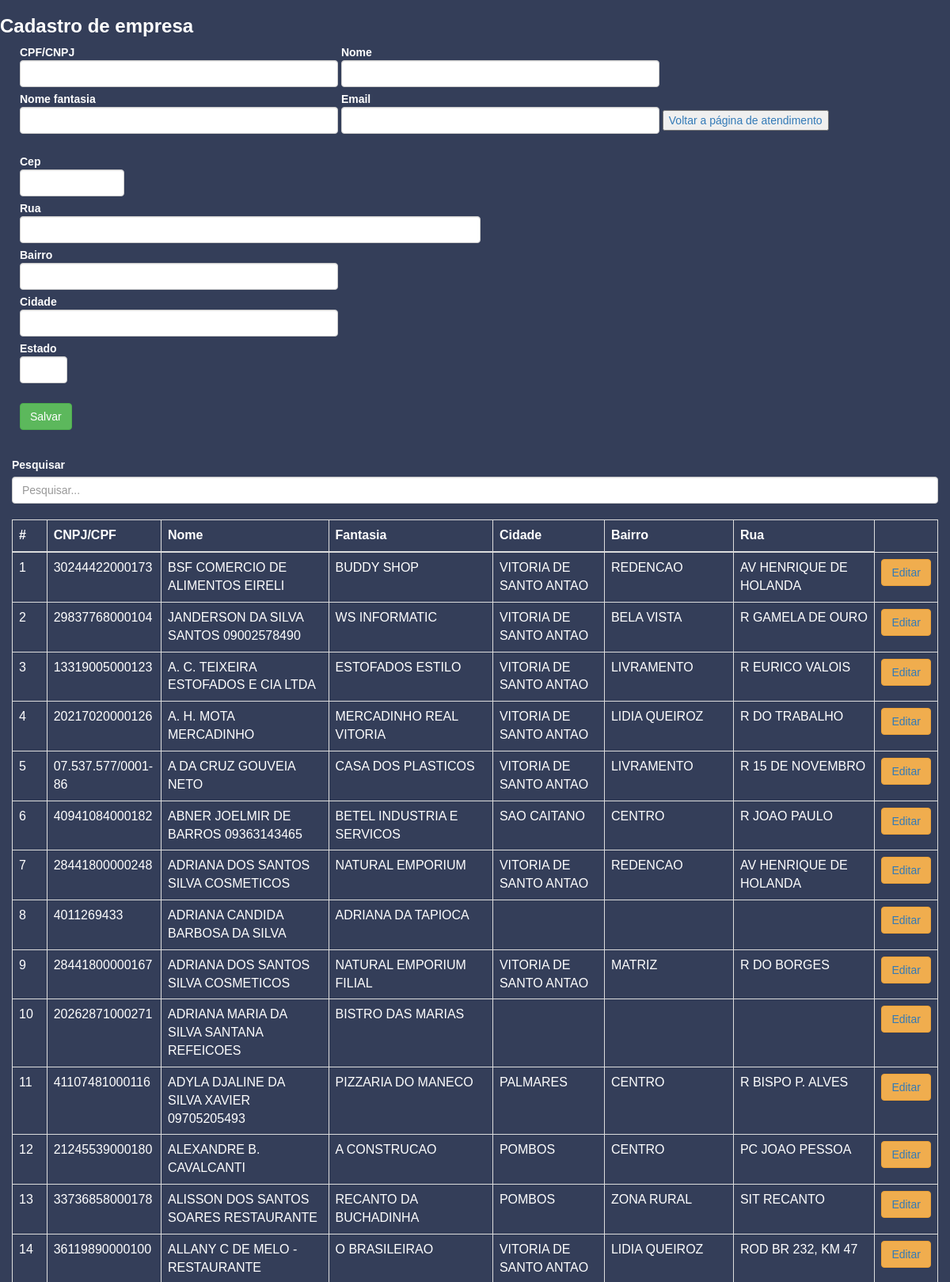
Screenshot of /createEmpresa (upper part) with the database file from the repository.
### royalcontrol/models.py (models this page shows)
class Empresa(models.Model):
    id = models.UUIDField(primary_key=True, default=uuid.uuid4, editable=False)
    codigo = models.UUIDField(default=uuid.uuid4, editable=False)
    nome = models.CharField(max_length=32)
    nomeFantasia = models.CharField(max_length=32, null=True)
    cnpjCpf = models.CharField(max_length=17, unique=True, null=True)
    email = models.CharField(max_length=22, null=True)
    endereco = JSONField(null=True, blank=True)
    created_at = models.DateTimeField(auto_now_add=True)
    updated_at = models.DateTimeField(auto_now=True)

### royalcontrol/views.py (the view)
# urls.py: path('createEmpresa', views.createEmpresa, name="createEmpresa"),
def createEmpresa(request):
    empresas = Empresa.objects.all()
    form = {}
    if request.method == 'POST':
        dataPost = postFormCopy(request.POST.copy(), ['endereco'])
        form = EmpresaForm(dataPost)
        if form.is_valid():
            form.create(validated_data=form.cleaned_data)
            return redirect('createEmpresa')
    return render(request, 'cadEmpresa.html', {'form': form, 'empresas' : empresas})

### royalcontrol/templates/cadEmpresa.html (shortened to what this page needs)
{% extends 'base.html' %}
{% block content %}
<h3>Cadastro de empresa</h3>
<div class="card">
    <div style="margin-left: 25px;" class="card-body">
        <form action="" method="POST">
            <label for="cnpjCpf">CPF/CNPJ
            <input size="40" name="cnpjCpf" onblur="consultaCNPJ(this.value);" class="form-control" ></label>
            <label for="nome">Nome
            <input size="40" type="text" name="nome" id="nome" class="form-control"></label>
            <label for="nomeFantasia">Nome fantasia
            <input size="40" name="nomeFantasia" id="nomeFantasia" class="form-control" ></label>
            <label for="email">Email
            <input size="40" name="email" id="email" class="form-control"></label>
            <button><a href="{% url 'cadAtendimento' %}">Voltar a página de atendimento</a></button>
<br><br>
            <label>Cep <input name="endereco[cep]" type="text" id="cep" value="" size="10" maxlength="9" class="form-control" /></label><br />
            <label>Rua<input name="endereco[rua]" type="text" id="rua" size="60" class="form-control" /></label><br />
            <label>Bairro <input name="endereco[bairro]" type="text" id="bairro" size="40" class="form-control" class="form-control" /></label><br />
            <label>Cidade <input name="endereco[cidade]" type="text" id="cidade" size="40" class="form-control" /></label><br />
            <label>Estado <input name="endereco[uf]" type="text" id="uf" size="2" class="form-control" /></label><br />
<br>
            <button onclick="funcao1()" type="submit"  class="btn btn-success mt-2">Salvar</button>
        </form>
    </div>
</div>
<br>
<div class="container" style="width: 100%;">
    <label for="">Pesquisar</label>
    <input class="form-control" id="myInput" type="text" placeholder="Pesquisar...">
    <br>
    <table class="table table-bordered table-striped">
      <thead>
        <tr>
        <th scope="col">#</th>
        <th scope="col">CNPJ/CPF</th>
        <th scope="col">Nome</th>
        <th scope="col">Fantasia</th>
        <th scope="col">Cidade</th>
        <th scope="col">Bairro</th>
        <th scope="col">Rua</th>
        </tr>
      </thead>
      <tbody id="myTable">
        {% for empresa in empresas %}
          <tr>
            <td scope="row">{{ forloop.counter }}</td>
            <td>{{ empresa.cnpjCpf }}</td>
            <td>{{ empresa.nome }}</td>
            <td>{{ empresa.nomeFantasia }}</td>
            <td>{{ empresa.endereco.cidade }}</td>
            <td>{{ empresa.endereco.bairro }}</td>
            <td>{{ empresa.endereco.rua }}</td>
            <td><button  class="btn btn-warning"><a href="{% url 'redUpdateEmpresa' empresa.id %}">Editar</a></button></td>
          </tr>
        {% endfor %}
      </tbody>
    </table>
</div>
{% endblock %}

### royalcontrol/templates/base.html (style rules this page uses)
label { color: white !important; }
td, th { padding: 0; background: #343E59; color: white; }
body { background: #343E59; font-family: Arial, Helvetica, sans-serif; }
h1, h2, h3, h4, h5, h6, strong { font-weight: 600; color: white; }

### rows the page displays
Empresa: cnpjCpf "30244422000173", nome "BSF COMERCIO DE ALIMENTOS EIRELI", nomeFantasia "BUDDY SHOP", endereco.cidade "VITORIA DE SANTO ANTAO", endereco.bairro "REDENCAO", endereco.rua "AV HENRIQUE DE HOLANDA"
Empresa: cnpjCpf "29837768000104", nome "JANDERSON DA SILVA SANTOS 09002578490", nomeFantasia "WS INFORMATIC", endereco.cidade "VITORIA DE SANTO ANTAO", endereco.bairro "BELA VISTA", endereco.rua "R GAMELA DE OURO"
Empresa: cnpjCpf "13319005000123", nome "A. C. TEIXEIRA ESTOFADOS E CIA LTDA", nomeFantasia "ESTOFADOS ESTILO", endereco.cidade "VITORIA DE SANTO ANTAO", endereco.bairro "LIVRAMENTO", endereco.rua "R EURICO VALOIS"
Empresa: cnpjCpf "20217020000126", nome "A. H. MOTA MERCADINHO", nomeFantasia "MERCADINHO REAL VITORIA", endereco.cidade "VITORIA DE SANTO ANTAO", endereco.bairro "LIDIA QUEIROZ", endereco.rua "R DO TRABALHO"
Empresa: cnpjCpf "07.537.577/0001-86", nome "A DA CRUZ GOUVEIA NETO", nomeFantasia "CASA DOS PLASTICOS", endereco.cidade "VITORIA DE SANTO ANTAO", endereco.bairro "LIVRAMENTO", endereco.rua "R 15 DE NOVEMBRO"
Empresa: cnpjCpf "40941084000182", nome "ABNER JOELMIR DE BARROS 09363143465", nomeFantasia "BETEL INDUSTRIA E SERVICOS", endereco.cidade "SAO CAITANO", endereco.bairro "CENTRO", endereco.rua "R JOAO PAULO"
Empresa: cnpjCpf "28441800000248", nome "ADRIANA DOS SANTOS SILVA COSMETICOS", nomeFantasia "NATURAL EMPORIUM", endereco.cidade "VITORIA DE SANTO ANTAO", endereco.bairro "REDENCAO", endereco.rua "AV HENRIQUE DE HOLANDA"
Empresa: cnpjCpf "4011269433", nome "ADRIANA CANDIDA BARBOSA DA SILVA", nomeFantasia "ADRIANA DA TAPIOCA"
Empresa: cnpjCpf "28441800000167", nome "ADRIANA DOS SANTOS SILVA COSMETICOS", nomeFantasia "NATURAL EMPORIUM FILIAL", endereco.cidade "VITORIA DE SANTO ANTAO", endereco.bairro "MATRIZ", endereco.rua "R DO BORGES"
Empresa: cnpjCpf "20262871000271", nome "ADRIANA MARIA DA SILVA SANTANA REFEICOES", nomeFantasia "BISTRO DAS MARIAS"
Empresa: cnpjCpf "41107481000116", nome "ADYLA DJALINE DA SILVA XAVIER 09705205493", nomeFantasia "PIZZARIA DO MANECO", endereco.cidade "PALMARES", endereco.bairro "CENTRO", endereco.rua "R BISPO P. ALVES"
Empresa: cnpjCpf "21245539000180", nome "ALEXANDRE B. CAVALCANTI", nomeFantasia "A CONSTRUCAO", endereco.cidade "POMBOS", endereco.bairro "CENTRO", endereco.rua "PC JOAO PESSOA"
Empresa: cnpjCpf "33736858000178", nome "ALISSON DOS SANTOS SOARES RESTAURANTE", nomeFantasia "RECANTO DA BUCHADINHA", endereco.cidade "POMBOS", endereco.bairro "ZONA RURAL", endereco.rua "SIT RECANTO"
Empresa: cnpjCpf "36119890000100", nome "ALLANY C DE MELO - RESTAURANTE", nomeFantasia "O BRASILEIRAO", endereco.cidade "VITORIA DE SANTO ANTAO", endereco.bairro "LIDIA QUEIROZ", endereco.rua "ROD BR 232, KM 47"
